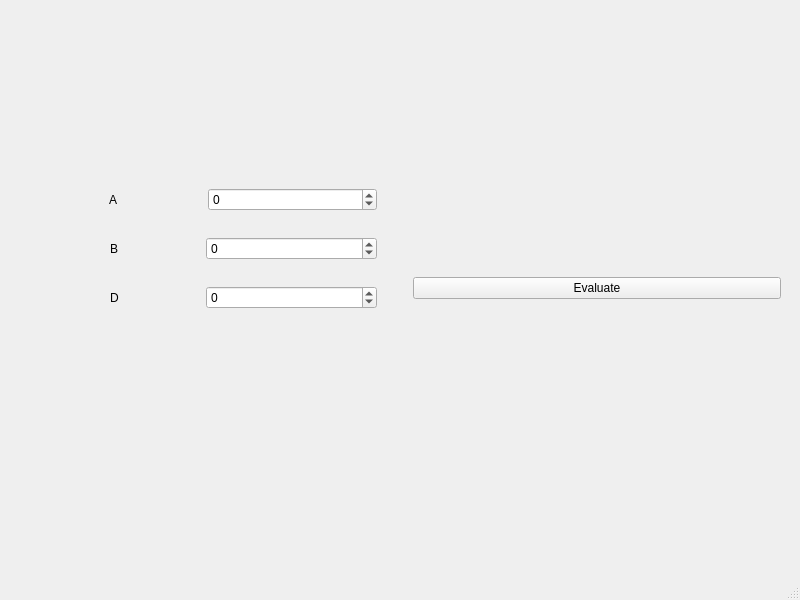
<?xml version="1.0" encoding="UTF-8"?>
<ui version="4.0">
 <class>MainWindow</class>
 <widget class="QMainWindow" name="MainWindow">
  <property name="geometry">
   <rect>
    <x>0</x>
    <y>0</y>
    <width>800</width>
    <height>600</height>
   </rect>
  </property>
  <property name="windowTitle">
   <string>MainWindow</string>
  </property>
  <widget class="QWidget" name="centralwidget">
   <layout class="QGridLayout" name="gridLayout">
    <item row="0" column="1">
     <layout class="QVBoxLayout" name="verticalLayout_4">
      <property name="leftMargin">
       <number>10</number>
      </property>
      <property name="topMargin">
       <number>10</number>
      </property>
      <property name="rightMargin">
       <number>10</number>
      </property>
      <property name="bottomMargin">
       <number>10</number>
      </property>
      <item>
       <layout class="QHBoxLayout" name="horizontalLayout_8">
        <item>
         <widget class="QPushButton" name="pushButton_6">
          <property name="text">
           <string>Evaluate</string>
          </property>
         </widget>
        </item>
       </layout>
      </item>
     </layout>
    </item>
    <item row="0" column="0">
     <layout class="QVBoxLayout" name="verticalLayout_2">
      <property name="leftMargin">
       <number>10</number>
      </property>
      <property name="topMargin">
       <number>10</number>
      </property>
      <property name="rightMargin">
       <number>10</number>
      </property>
      <property name="bottomMargin">
       <number>10</number>
      </property>
      <item>
       <layout class="QHBoxLayout" name="horizontalLayout_5">
        <property name="spacing">
         <number>10</number>
        </property>
        <property name="leftMargin">
         <number>10</number>
        </property>
        <property name="topMargin">
         <number>10</number>
        </property>
        <property name="rightMargin">
         <number>10</number>
        </property>
        <property name="bottomMargin">
         <number>10</number>
        </property>
        <item alignment="Qt::AlignHCenter">
         <widget class="QLabel" name="label_4">
          <property name="text">
           <string>A</string>
          </property>
         </widget>
        </item>
        <item>
         <widget class="QSpinBox" name="spinBox_3">
          <property name="minimum">
           <number>-274748368</number>
          </property>
          <property name="maximum">
           <number>274748368</number>
          </property>
         </widget>
        </item>
       </layout>
      </item>
      <item>
       <layout class="QHBoxLayout" name="horizontalLayout_6">
        <property name="leftMargin">
         <number>10</number>
        </property>
        <property name="topMargin">
         <number>10</number>
        </property>
        <property name="rightMargin">
         <number>10</number>
        </property>
        <property name="bottomMargin">
         <number>10</number>
        </property>
        <item alignment="Qt::AlignHCenter">
         <widget class="QLabel" name="label_5">
          <property name="text">
           <string>B</string>
          </property>
         </widget>
        </item>
        <item>
         <widget class="QSpinBox" name="spinBox_4">
          <property name="minimum">
           <number>-274748368</number>
          </property>
          <property name="maximum">
           <number>274748368</number>
          </property>
         </widget>
        </item>
       </layout>
      </item>
      <item>
       <layout class="QHBoxLayout" name="horizontalLayout_7">
        <property name="leftMargin">
         <number>10</number>
        </property>
        <property name="topMargin">
         <number>10</number>
        </property>
        <property name="rightMargin">
         <number>10</number>
        </property>
        <property name="bottomMargin">
         <number>10</number>
        </property>
        <item alignment="Qt::AlignHCenter">
         <widget class="QLabel" name="label_8">
          <property name="text">
           <string>D</string>
          </property>
         </widget>
        </item>
        <item alignment="Qt::AlignVCenter">
         <widget class="QSpinBox" name="spinBox_6">
          <property name="minimum">
           <number>-274748368</number>
          </property>
          <property name="maximum">
           <number>274748368</number>
          </property>
         </widget>
        </item>
       </layout>
      </item>
      <item>
       <layout class="QHBoxLayout" name="horizontalLayout_10">
        <property name="spacing">
         <number>10</number>
        </property>
        <property name="leftMargin">
         <number>10</number>
        </property>
        <property name="topMargin">
         <number>10</number>
        </property>
        <property name="rightMargin">
         <number>10</number>
        </property>
        <property name="bottomMargin">
         <number>50</number>
        </property>
        <item alignment="Qt::AlignHCenter">
         <widget class="QLabel" name="label_9">
          <property name="text">
           <string/>
          </property>
         </widget>
        </item>
       </layout>
      </item>
     </layout>
    </item>
   </layout>
  </widget>
  <widget class="QMenuBar" name="menubar">
   <property name="geometry">
    <rect>
     <x>0</x>
     <y>0</y>
     <width>800</width>
     <height>22</height>
    </rect>
   </property>
  </widget>
  <widget class="QStatusBar" name="statusbar"/>
 </widget>
 <resources/>
 <connections/>
</ui>
